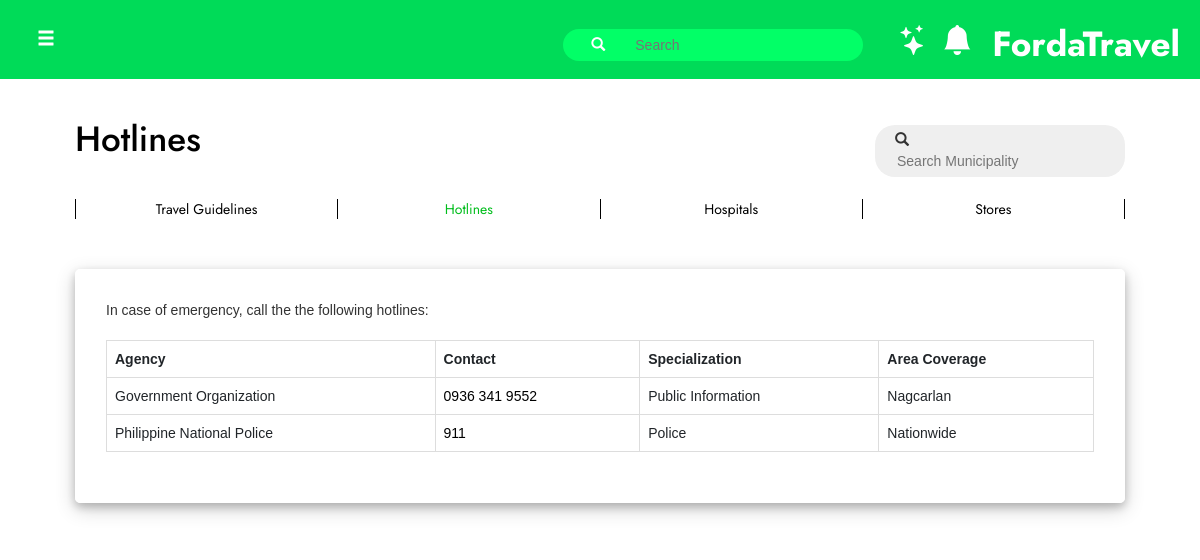
/userside/user_hotlines/u_hotlines.php (signed in), run on the app's committed database.
### tables this page shows
CREATE TABLE `tbl_hotlines` (
  `id` int(11) NOT NULL,
  `admin_id` int(11) NOT NULL,
  `fld_agency` varchar(255) DEFAULT NULL,
  `fld_contact` varchar(255) DEFAULT NULL,
  `fld_special` varchar(255) DEFAULT NULL,
  `fld_area` varchar(255) DEFAULT NULL
);

### userside/user_hotlines/u_hotlines.php (the view, shortened to what this page needs)
<?php
    include("../../navbar.php");
    $municipal_name = "";
    if (isset($_SESSION['username'])) {
        $username = $_SESSION['username'];
        $result = $conn -> query("select * from tbl_users where fld_username like '$username'");
    }
?>
<!DOCTYPE html>
<html lang="en">
<head>
    <link rel="stylesheet" href="https://cdn.jsdelivr.net/npm/bootstrap-icons@1.11.1/font/bootstrap-icons.css">
    <link rel="stylesheet" href="u_hotlinestyle.css">
</head>
<body>
    <?php include_once("../../header.php"); ?>
    <div class="container fluid">
        <div class="contentdiv">
        <br>
            <div class="row" id="title_div">
                <div class="col-sm-6">
                    <h1 id="page-title"><a href="u_hotlines.php">Hotlines</a></h1>
                </div>
                <div class="col-sm-6">
                    <div class="searchdiv_m">
                            <div id="search_m">
                                <span class="glyphicon glyphicon-search">&nbsp;&nbsp;</span><input type="text" name="txt_search_m" id="txt_search_m" autocomplete="off" placeholder="Search Municipality " value ='<?php echo $municipal_name;?>'>
                            </div>
                        </div>
                    </div>
                </div>
            </div>
            <div class="hotlines_menudiv">
                <table id="tbl_d_menu">
                    <tr>
                        <td><a href="/tourism_information_system/userside/user_guidelines/u_guidelines.php">Travel Guidelines</a></td>
                        <td><a href="/tourism_information_system/userside/user_hotlines/u_hotlines.php" style="color: #00bd1c; ">Hotlines</a</td>
                        <td><a href="/tourism_information_system/userside/user_hospitals/u_hospitals.php">Hospitals</a></td>
                        <td><a href="/tourism_information_system/userside/user_stores/u_stores.php">Stores</a></td>
                    </tr>
                </table>
            </div>
            <div class="result_hotlinesdiv">
                <div class='hotlines_container'>
                    <div> In case of emergency, call the the following hotlines: </div><br>
                    <table class="table table-bordered" width="100%">
                        <tr>
                            <th>Agency</th><th>Contact</th><th>Specialization</th><th>Area Coverage</th>
                        </tr>
                    <?php
                        if(isset($_GET["municipality"])){
                            $result = $conn->query("select * from tbl_hotlines where admin_id = '$_GET[municipality]' order by fld_agency ASC");
                        }else{
                            $result = $conn->query("select * from tbl_hotlines order by fld_agency ASC");
                        }
                        while ($row = $result->fetch_assoc()) {
                            echo "<tr>
                                    <td>$row[fld_agency]</td>
                                    <td><a href='tel:$row[fld_contact]'>$row[fld_contact]</a></td>
                                    <td>$row[fld_special]</td>
                                    <td>$row[fld_area]</td>
                                </tr>";
                        }
                    ?>
                    </table>
                </div>
            </div>
        </div>
        <br><br>
    <br><br>
</body>
</html>

### userside/user_hotlines/u_hotlinestyle.css (style rules this page uses)
body { background-color: white; overflow: auto; }
.contentdiv { width: 100%; position: relative; margin: auto; margin-top: 80px; }
.container { width: 100%; }
#title_div { padding-left: 30px; padding-right: 30px; }
.hotlines_menudiv { width: 100%; margin-top: 30px; padding-left: 30px; padding-right: 30px; overflow-x: auto; }
#tbl_d_menu { margin: 0 auto; width: 100%; text-align: center; font-family: 'Jost', sans-serif; }
#tbl_d_menu td { width: 100px; border-right: 1px solid black; border-left: 1px solid black; cursor: pointer; }
a, a:active, a:visited, a:link { text-decoration: none; color: black; }
.result_hotlinesdiv { margin-top: 50px; padding-left: 30px; padding-right: 30px; width: 100%; height: auto; }
.hotlines_container { padding: 30px; border: 1px solid white; box-shadow: 0 4px 8px 0 rgba(0, 0, 0, 0.2), 0 6px 20px 0 rgba(0, 0, 0, 0.19); border-radius: 5px; margin-bottom: 30px; overflow: auto; }
#page-title { font-size: 35px; font-family: 'Jost', sans-serif; }
.searchdiv_m { position: relative; display: block; margin-top: 25px; }
#search_m { background-color: rgb(239, 239, 239); padding: 5px; padding-left: 20px; border-radius: 20px; width: 250px; white-space: normal; position: absolute; z-index: 5; right: 0; }
#txt_search_m { border: none; background: transparent; outline: none; }

### navbar.php (style rules this page uses)
body { margin: 0; font-family: Arial, Helvetica, sans-serif; }

### data on the page
tbl_hotlines: fld_agency "Government Organization", fld_contact "0936 341 9552", fld_special "Public Information", fld_area "Nagcarlan"
tbl_hotlines: fld_agency "Philippine National Police", fld_contact "911", fld_special "Police", fld_area "Nationwide"
